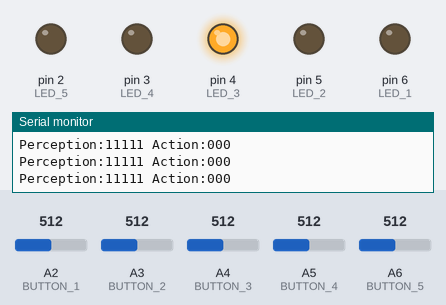
Simulated run of this sketch. Board: Arduino Nano, built with avr-gcc and run on an emulated ATmega328P. Parts: output pins drawn as LEDs (lit = HIGH), the last lines printed to the serial monitor. The inputs (shaded band) are chosen by the test bench; at power-on: A2 (BUTTON_1) = 512, A4 (BUTTON_3) = 512, A3 (BUTTON_2) = 512, A6 (BUTTON_5) = 512, A5 (BUTTON_4) = 512.

Above: at 1.2 s.
1.3 s: A2 (BUTTON_1) set to 496
At 2.5 s:
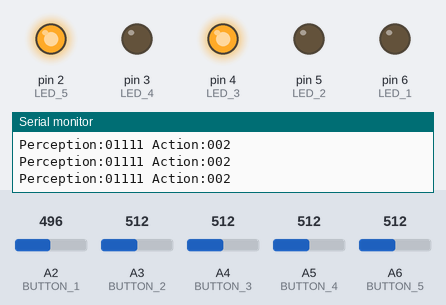
2.8 s: A4 (BUTTON_3) set to 498
At 3.7 s:
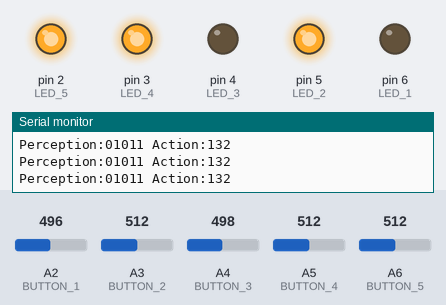
4.4 s: A3 (BUTTON_2) set to 497
At 5.1 s:
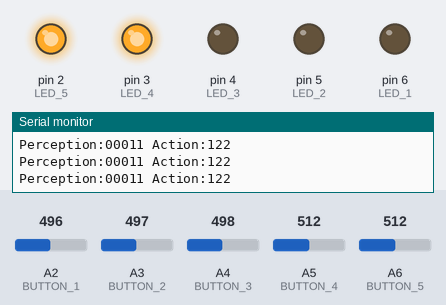
5.9 s: A6 (BUTTON_5) set to 306
At 6.6 s:
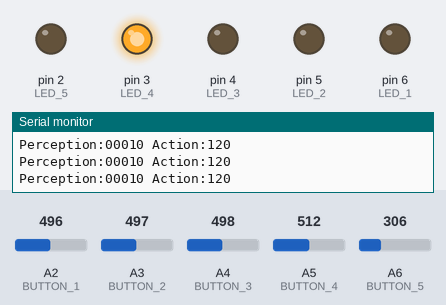
7.4 s: A5 (BUTTON_4) set to 306
At 8.0 s:
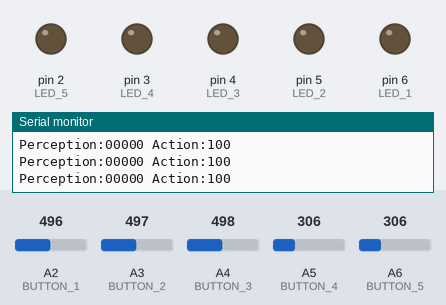
8.9 s: A3 (BUTTON_2) set to 716
At 9.5 s:
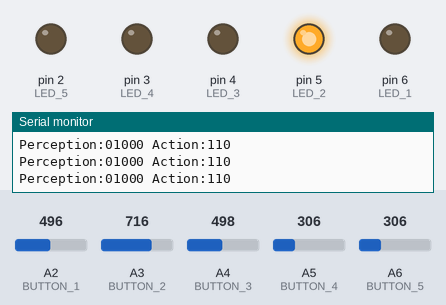
Timing chart, 0 to 11.4 s (numbered marks = the images above; inputs shaded):
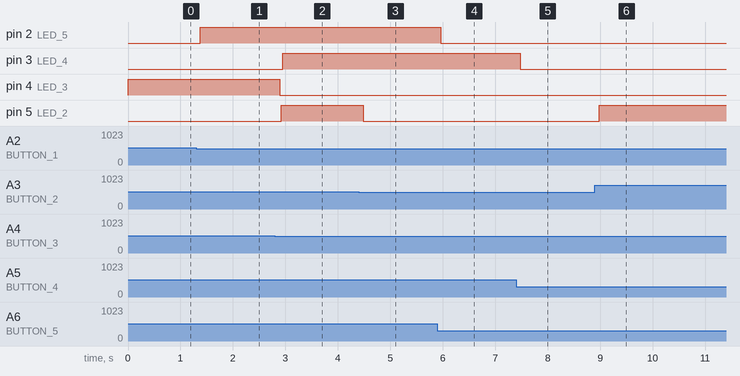

Measured:
- the behaviour switches between 512 and 511 on A2 (BUTTON_1) (found by bisection; images 0 and 1)
- the behaviour switches between 512 and 511 on A4 (BUTTON_3) (found by bisection; images 1 and 2)
- the behaviour switches between 512 and 511 on A3 (BUTTON_2) (found by bisection; images 2 and 3)
- after the input at 1.3 s, pin 2 (LED_5): LOW → HIGH after 0.08 s
- after the input at 2.8 s, pin 3 (LED_4): LOW → HIGH after 0.15 s; pin 4 (LED_3): HIGH → LOW after 0.09 s; pin 5 (LED_2): LOW → HIGH after 0.12 s
- after the input at 4.4 s, pin 5 (LED_2): HIGH → LOW after 0.09 s
- after the input at 5.9 s, pin 2 (LED_5): HIGH → LOW after 0.07 s
- after the input at 7.4 s, pin 3 (LED_4): HIGH → LOW after 0.07 s
- after the input at 8.9 s, pin 5 (LED_2): LOW → HIGH after 0.08 s

The sketch:

L2M3.ino
```cpp
/********************************************************************
  ECEN 240/301 Lab Code
  Light-Following Robot

  The approach of this code is to use an architectured that employs
  three different processes:
    Perception
    Planning
    Action

  By separating these processes, this allows one to focus on the
  individual elements needed to do these tasks that are general
  to most robotics.


  Version History
  1.1.3       11 January 2023   Creation by Dr. Mazzeo and TAs from 2022 version

 ********************************************************************/

/* These initial includes allow you to use necessary libraries for
your sensors and servos. */
#include "Arduino.h"

//
// Compiler defines: the compiler replaces each name with its assignment
// (These make your code so much more readable.)
//

/***********************************************************/
// Hardware pin definitions
// Replace the pin numbers with those you connect to your robot

// Button pins. These will be replaced with the photodiode variables in lab 5
#define BUTTON_1  A2     // Far left Button - Servo Up
#define BUTTON_2  A3     // Left middle button - Left Motor
#define BUTTON_3  A4     // Middle Button - Collision
#define BUTTON_4  A5     // Right middle button - Right Motor
#define BUTTON_5  A6     // Far right button - Servo Down

// LED pins (note that digital pins do not need "D" in front of them)
#define LED_1   6       // Far Left LED - Servo Up
#define LED_2   5       // Left Middle LED  - Left Motor
#define LED_3   4       // Middle LED - Collision
#define LED_4   3       // Right Middle LED - Right Motor
#define LED_5   2       // Far Right LED - Servo Down


// Motor enable pins - Lab 3
// These will replace LEDs 2 and 4

// Photodiode pins - Lab 5
// These will replace buttons 1, 2, 4, 5

// Capacitive sensor pins - Lab 4


// Ultrasonic sensor pin - Lab 6
// This will replace button 3 and LED 3 will no longer be needed

// Servo pin - Lab 6
// This will replace LEDs 1 and 5

/***********************************************************/
// Configuration parameter definitions
// Replace the parameters with those that are appropriate for your robot

// Voltage at which a button is considered to be pressed
#define BUTTON_THRESHOLD 2.5

// Voltage at which a photodiode voltage is considered to be present - Lab 5


// Number of samples that the capacitor sensor will use in a measurement - Lab 4


// Parameters for servo control as well as instantiation - Lab 6


// Parameters for ultrasonic sensor and instantiation - Lab 6


// Parameter to define when the ultrasonic sensor detects a collision - Lab 6


/***********************************************************/
// Defintions that allow one to set states
// Sensor state definitions
#define DETECTION_NO    0
#define DETECTION_YES   1

// Motor speed definitions - Lab 4

// Collision definitions
#define COLLISION_ON   0
#define COLLISION_OFF  1

// Driving direction definitions
#define DRIVE_STOP      0
#define DRIVE_LEFT      1
#define DRIVE_RIGHT     2
#define DRIVE_STRAIGHT  3

// Servo movement definitions
#define SERVO_MOVE_STOP 0
#define SERVO_MOVE_UP   1
#define SERVO_MOVE_DOWN 2


/***********************************************************/
// Global variables that define PERCEPTION and initialization

// Collision (using Definitions)
int SensedCollision = DETECTION_NO;

// Photodiode inputs (using Definitions) - The button represent the photodiodes for lab 2
int SensedLightRight = DETECTION_NO;
int SensedLightLeft = DETECTION_NO;
int SensedLightUp = DETECTION_NO;
int SensedLightDown = DETECTION_NO;

// Capacitive sensor input (using Definitions) - Lab 4
//int SensedCapacitiveTouch = DETECTION_NO;


/***********************************************************/
// Global variables that define ACTION and initialization

// Collision Actions (using Definitions)
int ActionCollision = COLLISION_OFF;

// Main motors Action (using Definitions)
int ActionRobotDrive = DRIVE_STOP;
// Add speed action in Lab 4

// Servo Action (using Definitions)
int ActionServoMove =  SERVO_MOVE_STOP;

/********************************************************************
  SETUP function - this gets executed at power up, or after a reset
 ********************************************************************/
void setup() {
  //Set up serial connection at 9600 Baud
  Serial.begin(9600);

  //Set up output pins
  pinMode(LED_1, OUTPUT);
  pinMode(LED_2, OUTPUT);
  pinMode(LED_3, OUTPUT);
  pinMode(LED_4, OUTPUT);
  pinMode(LED_5, OUTPUT);

  //Set up input pins
  pinMode(BUTTON_1, INPUT);
  pinMode(BUTTON_2, INPUT);
  pinMode(BUTTON_3, INPUT);
  pinMode(BUTTON_4, INPUT);
  pinMode(BUTTON_5, INPUT);

  //Set up servo - Lab 6

}

/********************************************************************
  Main LOOP function - this gets executed in an infinite loop until
  power off or reset. - Notice: PERCEPTION, PLANNING, ACTION
 ********************************************************************/
void loop() {
  // This DebugStateOutput flag can be used to easily turn on the
  // serial debugging to know what the robot is perceiving and what
  // actions the robot wants to take.
  int DebugStateOutput = true; // Change false to true to debug

  RobotPerception(); // PERCEPTION
  if (DebugStateOutput) {
    Serial.print("Perception:");
    Serial.print(SensedLightUp);
    Serial.print(SensedLightLeft);
    Serial.print(SensedCollision);
    Serial.print(SensedLightRight);
    Serial.print(SensedLightDown);
//    Serial.print(SensedCapacitiveTouch); - Lab 4
  }

  RobotPlanning(); // PLANNING
  if (DebugStateOutput) {
    Serial.print(" Action:");
    Serial.print(ActionCollision);
    Serial.print(ActionRobotDrive);
//    Serial.print(ActionRobotSpeed); - Lab 4
    Serial.println(ActionServoMove);
  }
  RobotAction(); // ACTION
}

/**********************************************************************************************************
  Robot PERCEPTION - all of the sensing
 ********************************************************************/
void RobotPerception() {
  // This function polls all of the sensors and then assigns sensor outputs
  // that can be used by the robot in subsequent stages


  // Photodiode Sensing
  //Serial.println(getPinVoltage(BUTTON_2)); //uncomment for debugging

  if (isButtonPushed(BUTTON_1)){
    SensedLightUp = DETECTION_YES;
  } else {
    SensedLightUp = DETECTION_NO;
  }
  if (isButtonPushed(BUTTON_2)){
    SensedLightLeft = DETECTION_YES;
  } else {
    SensedLightLeft = DETECTION_NO;
  }
  if (isButtonPushed(BUTTON_4)){
    SensedLightRight = DETECTION_YES;
  } else {
    SensedLightRight = DETECTION_NO;
  }
  if (isButtonPushed(BUTTON_5)){
    SensedLightDown = DETECTION_YES;
  } else {
    SensedLightDown = DETECTION_NO;
  }


   // Capacitive Sensor
   /*Add code in lab 4*/

   // Collision Sensor
   if (isCollision()) {   // Add code in isCollision() function for lab 2 milestone 1
    SensedCollision = DETECTION_YES;
   } else {
    SensedCollision = DETECTION_NO;
   }
}


////////////////////////////////////////////////////////////////////
// Function to read pin voltage
////////////////////////////////////////////////////////////////////
float getPinVoltage(int pin) {
  //This function can be used for many different tasks in the labs
  //Study this line of code to understand what is going on!!
  //What does analogRead(pin) do?
  //Why is (float) needed?
  //Why divide by 1024?
  //Why multiply by 5?
  return 5 * (float)analogRead(pin) / 1024;
}

////////////////////////////////////////////////////////////////////
// Function to determine if a button is pushed or not
////////////////////////////////////////////////////////////////////
bool isButtonPushed(int button_pin) {
  //This function can be used to determine if a said button is pushed.
  //Remember that when the voltage is 0, it's only close to zero.
  //Hint: Call the getPinVoltage function and if that value is greater
  // than the BUTTON_THRESHOLD variable toward the top of the file, return true.
  if (getPinVoltage(button_pin) >= BUTTON_THRESHOLD){
    return true;
  } else {
    return false;
  }
}


////////////////////////////////////////////////////////////////////
// Function that detects if there is an obstacle in front of robot
////////////////////////////////////////////////////////////////////
bool isCollision() {
  //This is where you add code that tests if the collision button
  // was pushed (BUTTON_3)
  //In lab 6 you will add a sonar sensor to detect collision and
  // the code for the sonar sensor will go in this function.
  // Until then we will use a button to model the sensor.
  if (isButtonPushed(BUTTON_3)) {
    return true;
  } else {
    return false;
  }
}

////////////////////////////////////////////////////////////////////
// Function that detects if the capacitive sensor is being touched
////////////////////////////////////////////////////////////////////
bool isCapacitiveSensorTouched() {
  //In lab 4 you will add a capacitive sensor, and
  // you will need to modify this function accordingly.
}


/**********************************************************************************************************
  Robot PLANNING - using the sensing to make decisions
 **********************************************************************************************************/
void RobotPlanning(void) {
  // The planning FSMs that are used by the robot to assign actions
  // based on the sensing from the Perception stage.
  fsmCollisionDetection(); // Milestone 1
  fsmMoveServoUpAndDown(); // Milestone 3
  // Add Speed Control State Machine in lab 4
}

////////////////////////////////////////////////////////////////////
// State machine for detecting collisions, and stopping the robot
// if necessary.
////////////////////////////////////////////////////////////////////
void fsmCollisionDetection() {
  static int collisionDetectionState = 0;
  //Serial.println(collisionDetectionState); //uncomment for debugging

  switch (collisionDetectionState) {
    case 0: //collision detected
      //There is an obstacle, stop the robot
      ActionCollision = COLLISION_ON; // Sets the action to turn on the collision LED

      /* Add code in milestone 2 to stop the robot's wheels - Hint: ActionRobotDrive = ________ */
      ActionRobotDrive = DRIVE_STOP;


      //State transition logic
      if ( SensedCollision == DETECTION_NO) {
        collisionDetectionState = 1; //if no collision, go to no collision state
      }
      break;

    case 1: //no collision
      //There is no obstacle, drive the robot
      ActionCollision = COLLISION_OFF; // Sets action to turn off the collision LED

      fsmSteerRobot(); // Milestone 2

      //State transition logic
      if (isCollision()) {
        collisionDetectionState = 0; //if collision, go to collision state
      }
      break;

    default: // error handling
      {
        collisionDetectionState = 0;
      }
      break;
  }
}

////////////////////////////////////////////////////////////////////
// State machine for detecting if light is to the right or left,
// and steering the robot accordingly.
////////////////////////////////////////////////////////////////////
void fsmSteerRobot() {
  static int steerRobotState = 0;
  //Serial.println(steerRobotState); //uncomment for debugging


  switch (steerRobotState) {
    case 0: //light is not detected
      ActionRobotDrive = DRIVE_STOP;

      //State transition logic
      if (SensedLightLeft == DETECTION_YES) {
        steerRobotState = 1; //if light on left of robot, go to left state
      } else if ( SensedLightRight == DETECTION_YES ) {
        steerRobotState = 2; //if light on right of robot, go to right state
      }
      break;

    case 1: //light is to the left of robot
      //The light is on the left, turn left
      ActionRobotDrive =  DRIVE_LEFT;

      //State transition logic
      if (SensedLightRight == DETECTION_YES) {
        steerRobotState = 3; //if light is on right, then go straight
      } else if (SensedLightLeft == DETECTION_NO) {
        steerRobotState = 0; //if light is not on left, go back to stop state
      }

      break;

    case 2: //light is to the right of robot
      //The light is on the right, turn right
      ActionRobotDrive =  DRIVE_RIGHT;

      //State transition logic
      if (SensedLightLeft == DETECTION_YES) {
        steerRobotState = 3; //if light is on left, then go straight
      } else if (SensedLightRight == DETECTION_NO) {
        steerRobotState = 0; //if light is not on right, go back to stop state
      }

      break;

    // light is on both right and left
    case 3: //light is to the right of robot
      //The light is on the right, turn right
      ActionRobotDrive =  DRIVE_STRAIGHT;

      //State transition logic
      if (SensedLightLeft == DETECTION_NO) {
        steerRobotState = 2; //if light is on left, then go straight
      } else if (SensedLightRight == DETECTION_NO) {
        steerRobotState = 1; //if light is not on right, go back to stop state
      }

      break;

    default: // error handling
    {
      steerRobotState = 0;
    }
  }

}

////////////////////////////////////////////////////////////////////
// State machine for detecting if light is above or below center,
// and moving the servo accordingly.
////////////////////////////////////////////////////////////////////
void fsmMoveServoUpAndDown() {
  static int moveServoState = 0;
  //Serial.println(moveServoState); //uncomment for debugging

  // Milestone 3
  //Create a state machine modeled after the ones in milestones 1 and 2
  // to plan the servo action based off of the perception of the robot
  //Remember no light or light in front = servo doesn't move
  //Light above = servo moves updown
  //Light below = servo moves down

    switch (moveServoState) {
    case 0: //light is not detected
      ActionServoMove = SERVO_MOVE_STOP;

      //State transition logic
      if (SensedLightUp == DETECTION_YES && SensedLightDown == DETECTION_NO) {
        moveServoState = 1; //if light is above the robot and not below, go to up state
      } else if (SensedLightUp == DETECTION_NO && SensedLightDown == DETECTION_YES) {
        moveServoState = 2; //if light is below the robot and not above, go to down state
      }
      break;

    case 1: //light is to the above of robot
      //The light is above, move up
      ActionServoMove = SERVO_MOVE_UP;

      //State transition logic
      if (SensedLightDown == DETECTION_YES) {
        moveServoState = 0; //if light is on above and below, go back to stop state
      } else if (SensedLightUp == DETECTION_NO) {
        moveServoState = 0; //if light is below, move down
      }

      break;

    case 2: //light is to the right of robot
      //The light is below, move down
      ActionServoMove = SERVO_MOVE_DOWN;

      //State transition logic
      if (SensedLightUp == DETECTION_YES) {
         moveServoState = 0; //if light is on above and below, go back to stop state
      } else if (SensedLightDown == DETECTION_NO) {
         moveServoState = 0; //if light is above, move up
      }
      break;

    default: // error handling
    {
      moveServoState = 0;
    }
  }

}

////////////////////////////////////////////////////////////////////
// State machine for detecting when the capacitive sensor is
// touched, and changing the robot's speed.
////////////////////////////////////////////////////////////////////
void fsmCapacitiveSensorSpeedControl() {
  /*Implement in lab 4*/
}

////////////////////////////////////////////////////////////////////
// State machine for cycling through the robot's speeds.
////////////////////////////////////////////////////////////////////
void fsmChangeSpeed() {
  /*Implement in lab 4*/
}


/**********************************************************************************************************
  Robot ACTION - implementing the decisions from planning to specific actions
 ********************************************************************/
void RobotAction() {
  // Here the results of planning are implented so the robot does something

  // This turns the collision LED on and off
  switch(ActionCollision) {
    case COLLISION_OFF:
      doTurnLedOff(LED_3); //Collision LED off - DON'T FORGET TO ADD CODE TO doTurnLedOff()
                           // AND doTurnLedOn() OR ELSE YOUR LEDS WON'T WORK!!!
      break;
    case COLLISION_ON:
      doTurnLedOn(LED_3);
      break;
  }

  // This drives the main motors on the robot
  switch(ActionRobotDrive) {
    case DRIVE_STOP:
      /* Add code in milestone 2 to turn off both left and right motors (LEDs right now).
        Use the doTurnLedOff() function */
      /* DON'T FORGET TO USE YOUR LED VARIABLES AND NOT YOUR BUTTON VARIABLES FOR THIS!!! */
      doTurnLedOff(LED_2);
      doTurnLedOff(LED_4);
      break;
    case DRIVE_LEFT:
      /* Add code in milestone 2 to turn off the right and on the left LEDs */
      doTurnLedOn(LED_2);
      doTurnLedOff(LED_4);
      break;
    case DRIVE_RIGHT:
      doTurnLedOff(LED_2);
      doTurnLedOn(LED_4);
      break;
    case DRIVE_STRAIGHT:
      /* Add code in milestone 2 */
      doTurnLedOn(LED_2);
      doTurnLedOn(LED_4);
      break;
  }

  // This calls a function to move the servo
    MoveServo();
}


////////////////////////////////////////////////////////////////////
// Function that causes the servo to move up or down.
////////////////////////////////////////////////////////////////////
void MoveServo() {
  // Note that there needs to be some logic in the action of moving
  // the servo so that it does not exceed its range
  /* Add CurrentServoAngle in lab 6 */
  switch(ActionServoMove) {
    case SERVO_MOVE_STOP:
      doTurnLedOff(LED_1);
      doTurnLedOff(LED_5);
      break;
    case SERVO_MOVE_UP:
      doTurnLedOn(LED_1);
      doTurnLedOff(LED_5);
      break;
    case SERVO_MOVE_DOWN:
      doTurnLedOff(LED_1);
      doTurnLedOn(LED_5);
      break;
  }
}


/**********************************************************************************************************
  AUXILIARY functions that may be useful in performing diagnostics
 ********************************************************************/
// Function to turn LED on
void doTurnLedOn(int led_pin)
{
  /* Use knowledge from lab 1 to set the led_pin to turn the LED on */
  digitalWrite(led_pin, HIGH);   // Turn on the LED
}

// Function to turn LED off
void doTurnLedOff(int led_pin)
{
  /* Use knowledge from lab 1 to set the led_pin to turn the LED off */
  digitalWrite(led_pin, LOW);   // Turn on the LED
}
```
